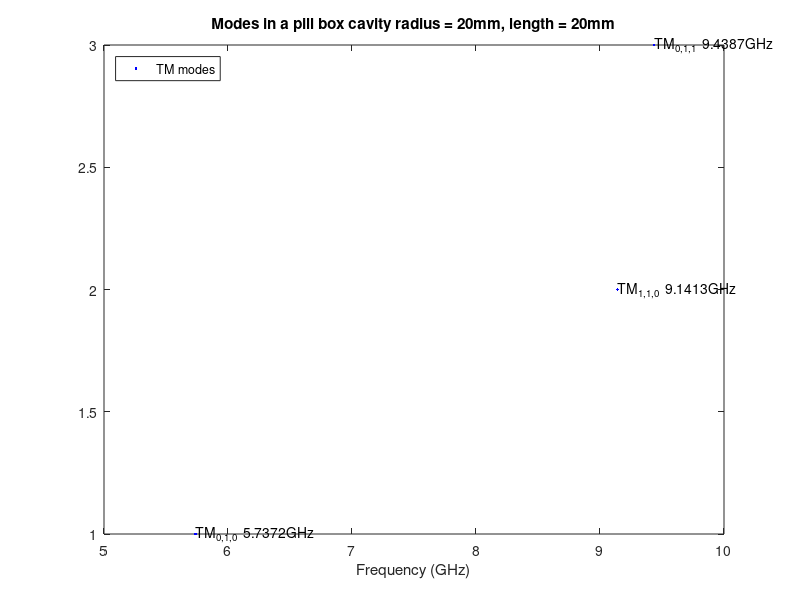
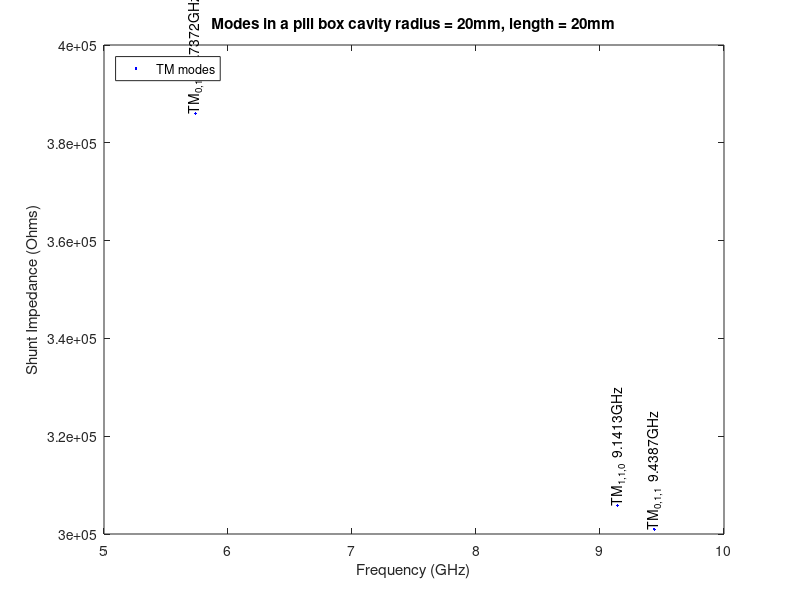
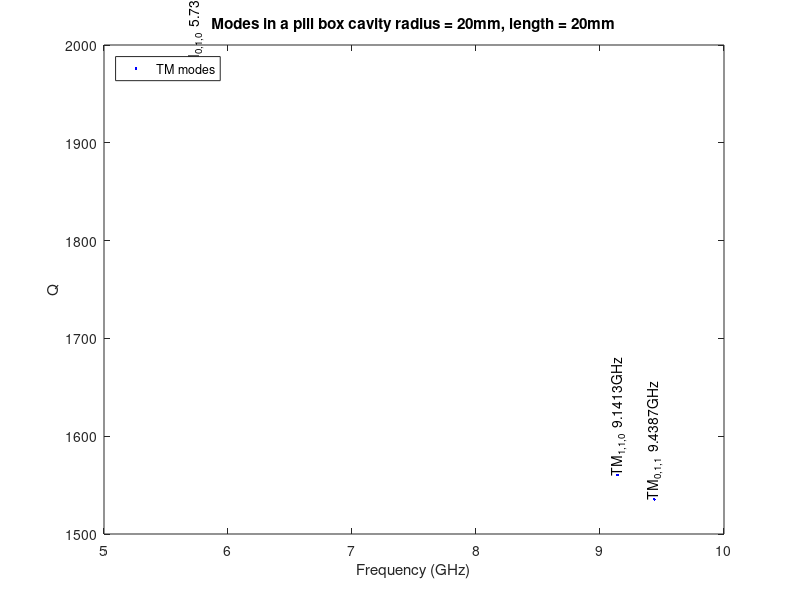

Here is the MATLAB script that generated these plots, in order:
function [TM, Q, Rs] = analytical_pillbox
% calculates the frquencies, Shunt impedance and Q values for a cylindrical
% cavity
%
% Example: [TM, Q, Rs] = analytical_pillbox

%% Constants
% Permiability of free space
mu0 = pi * 4E-7;
% Construct the table of roots of the bessel function
x = (0:0.001:50)';
n_order = 10;
upper_lim = 10.5E9;

%% cavity specification
r = 20E-3; % cavity radius
l = 20E-3; % cavity length
sigma = 1.35E6; % electric conductivity


%% Finding the frequencies
% TM mode
root_loc_J0 = make_table_of_roots(n_order, x, 1);
[TM.f_sort_J0, TM.m_sort_J0, TM.n_sort_J0, TM.p_sort_J0] = ...
    find_freqs_pillbox(r, l, root_loc_J0, upper_lim);

% TE mode
root_loc_J0_diff = make_table_of_roots(n_order, x, 2);
[TE.f_sort_J0_diff, TE.m_sort_J0_diff, ...
    TE.n_sort_J0_diff, TE.p_sort_J0_diff] = ...
    find_freqs_pillbox(r, l, root_loc_J0_diff, upper_lim);
% separating the TE waveguide modes from the TE cavity modes.
tmp = find(TE.p_sort_J0_diff == 0);
TE.f_sort_J0_diff_wg = TE.f_sort_J0_diff(tmp);
TE.m_sort_J0_diff_wg = TE.m_sort_J0_diff(tmp);
TE.n_sort_J0_diff_wg = TE.n_sort_J0_diff(tmp);
TE.f_sort_J0_diff(tmp) = [];
TE.m_sort_J0_diff(tmp) = [];
TE.n_sort_J0_diff(tmp) = [];
TE.p_sort_J0_diff(tmp) = [];
y = linspace(1,length(TM.f_sort_J0), length(TM.f_sort_J0));
y_diff = (linspace(1,length(TE.f_sort_J0_diff), length(TE.f_sort_J0_diff))*1.5)+7;
y_wg = (linspace(1,length(TE.f_sort_J0_diff_wg), length(TE.f_sort_J0_diff_wg))*2)+12;

% for a cylindrical cavity R/Q is 196 Ohms
% Skin depth
delta = 1./sqrt(pi.*TM.f_sort_J0.*mu0.* sigma);
% Surface resistance
Rsurf = 1./(delta * sigma);
% shunt impedance
Rs = 5E4./Rsurf;
Q = Rs ./ 196;
% Skin depth
delta_diff = 1./sqrt(pi.* TE.f_sort_J0_diff.*mu0.* sigma);
% Surface resistance
Rsurf_diff = 1./(delta_diff * sigma);
% shunt impedance
Rs_diff = 5E4./Rsurf_diff;
Q_diff = Rs_diff ./ 196;
% Skin depth
delta_diff_wg = 1./sqrt(pi.* TE.f_sort_J0_diff_wg.*mu0.* sigma);
% Surface resistance
Rsurf_diff_wg = 1./(delta_diff_wg * sigma);
% shunt impedance
Rs_diff_wg = 5E4./Rsurf_diff_wg;
Q_diff_wg = Rs_diff_wg ./ 196;

plot_analytical_pillbox(TM, TE, y, y_diff, y_wg, '', r, l, 0)
plot_analytical_pillbox(TM, TE, Rs, Rs_diff, Rs_diff_wg, 'Shunt Impedance (Ohms)', r, l, 90)
plot_analytical_pillbox(TM, TE, Q, Q_diff, Q_diff_wg, 'Q', r, l, 90)


function crossings = find_zero_crossings(x, data)
D0 = diff(sign(data));
ind = find(D0 ~= 0);
r1 = x(ind);
w1 = data(ind);
r2 = x(ind+1);
w2 = data(ind+1);
m = (w2 - w1) ./(r2 - r1);
c = w1 - m .* r1;
crossings = - c ./ m;

function root_loc = make_table_of_roots(n_orders, x, b_type)
% generates the table of roots for either the bessel function of the 1st or
% 2nd kind
for n = 0:n_orders
    if b_type == 1
        data = besselj(n,x);
    elseif b_type == 2
        data = diff(besselj(n,x));
    else
        error('choose 1 or 2 for the type')
    end
    tmp = find_zero_crossings(x, data);
    if b_type == 1
        if n == 0
            root_loc(1,1) = 0;
            root_loc(n+1,2:length(tmp)+1) = tmp;
        else
            root_loc(n+1,1:length(tmp)) = tmp;
        end
    else
        root_loc(1:n_orders +1,1) = 0;
        root_loc(n+1,2:length(tmp)+1) = tmp;
    end
end
root_loc(:,end-5:end) = [];

function [f_sort, m_sort, n_sort, p_sort] = ...
    find_freqs_pillbox(r, l, root_loc, upper_lim)
% calculating the frequencies of the modes in the pillbox.
u0 = 4E-7 * pi; % V.s (A.m)
e0 = 8.854E-12; % F/m (A^2.s^4.kg^-1)
cl = 0;
for m = 1:size(root_loc,1) % m starts from 0 for both TE and TM.
    for n = 2:size(root_loc,2) % n starts from 1 for both TE and TM.
        for p = 1:5 % p starts at 0 for TM BUT 1 for TE - dealt with later.
            cl = cl +1;
            f(cl) = ((1./sqrt(u0.*e0)).*sqrt((root_loc(m,n) ./ r).^2 + ((p-1).*pi./l).^2)) ./(2*pi);
            f_m(cl) = m -1; % as index starts at 1 but m starts at 0
            f_n(cl) = n -1; % as index starts at 1 but n starts at 0
            f_p(cl) = p -1; % as index starts at 1 but p starts at 0
        end
    end
end
[f_sort, ind] = sort(f);
m_sort = f_m(ind);
n_sort = f_n(ind);
p_sort = f_p(ind);
sel = find(f_sort < upper_lim);
f_sort = f_sort(sel);
m_sort = m_sort(sel); 
n_sort = n_sort(sel);
p_sort = p_sort(sel);

function plot_analytical_pillbox(TM, TE, y, y_diff, y_wg, ylab, r, l, rot)
figure
plot(TM.f_sort_J0/1E9, y,'.b'), ...
%     TE.f_sort_J0_diff/1E9, y_diff,'.g', ...
%     TE.f_sort_J0_diff_wg/1E9, y_wg,'og')
xlabel('Frequency (GHz)')
ylabel(ylab)
title(['Modes in a pill box cavity radius = ',...
    num2str(r*1E3), 'mm, length = ', num2str(l*1E3), 'mm' ])
for n = 1:length(TM.f_sort_J0)
text(TM.f_sort_J0(n)/1E9,y(n),...
    ['TM_{',...
    num2str(TM.m_sort_J0(n)),',',...
    num2str(TM.n_sort_J0(n)),',',...
    num2str(TM.p_sort_J0(n)),'}  ',...
    num2str(TM.f_sort_J0(n)/1E9), 'GHz'],...
    'FontSize',10, 'Rotation',rot)
end
% for n = 1:length(TE.f_sort_J0_diff)
% text(TE.f_sort_J0_diff(n)/1E9,y_diff(n),...
%     ['TE_{',...
%     num2str(TE.m_sort_J0_diff(n)),',',...
%     num2str(TE.n_sort_J0_diff(n)),',',...
%     num2str(TE.p_sort_J0_diff(n)),'}  '...
%     num2str(TE.f_sort_J0_diff(n)/1E9), 'GHz'],...
%     'FontSize',10)
% end
% for n = 1:length(TE.f_sort_J0_diff_wg)
% text(TE.f_sort_J0_diff_wg(n)/1E9,y_wg(n),...
%     ['TE_{',...
%     num2str(TE.m_sort_J0_diff_wg(n)),',',...
%     num2str(TE.n_sort_J0_diff_wg(n)),'}  ', ...
%     num2str(TE.f_sort_J0_diff_wg(n)/1E9), 'GHz' ],...
%     'FontSize',8)
% end
legend('TM modes', 'TE cavity modes', 'TE waveguide modes', 'Location', 'NorthWest')